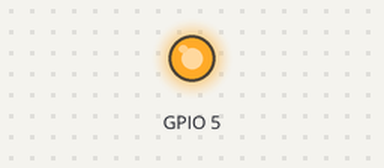
The program below on a simulated Raspberry Pi (BCM pin numbers). Parts: output pins drawn as LEDs (lit = HIGH). At 100.0 s the program stops and its outputs stay as they are.

Above: at 5.0 s.
At 15.0 s:
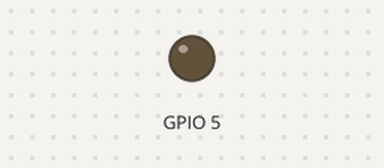
Timing chart, 0 to 26.0 s (numbered marks = the images above):
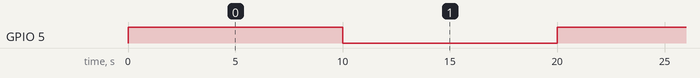

The program:

parpadea.py
```python
#!usr/bin/env/ python
## parpadea.py
#Importamos la libreria y le cambiamos el nombre a GPIO
import RPi.GPIO as GPIO

#Necesario para los delays
import time

#Establecemos el sistema de numeracion que queremos,
#eb este caso el sistema BCM
GPIO.setmode(GPIO.BCM)
#Configuramos el pin GPIO 5 como una salida
GPIO.setup(5, GPIO.OUT)

#Encendemos y apagamos el led 5 veces
for i in range(0,5):

	GPIO.output(5, GPIO.HIGH)
	time.sleep(10)
	GPIO.output(5, GPIO.LOW)
	time.sleep(10)
#Y liberamos los GPIO
GPIO.cleanup()
```

Measured:
- by itself, GPIO 5: alternates HIGH for 10.0 s and LOW for 10.0 s
